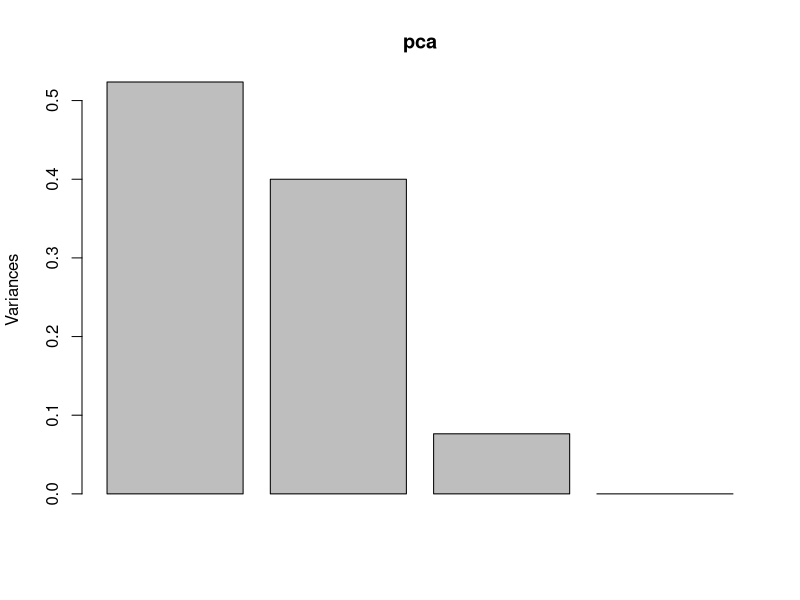

Here is the R script that generated this plot:
library(parallel)

generate <- function(K, number_locus, pop_size = 100, alpha = 1, beta = 1){
  
  #set.seed(1)
  pop <- replicate(number_locus, replicate(K, rbinom(n = pop_size, size = 1, prob = rbeta(1, alpha, beta))), simplify = T)
  
  return(pop)
}



PCA_summary <- function(data, number_components = 10){
  
  print(data)
  pca <- prcomp(data)
  print(pca)
  plot(pca)
  summary(pca)
}


PCA_summary(generate(2, 4, 3))